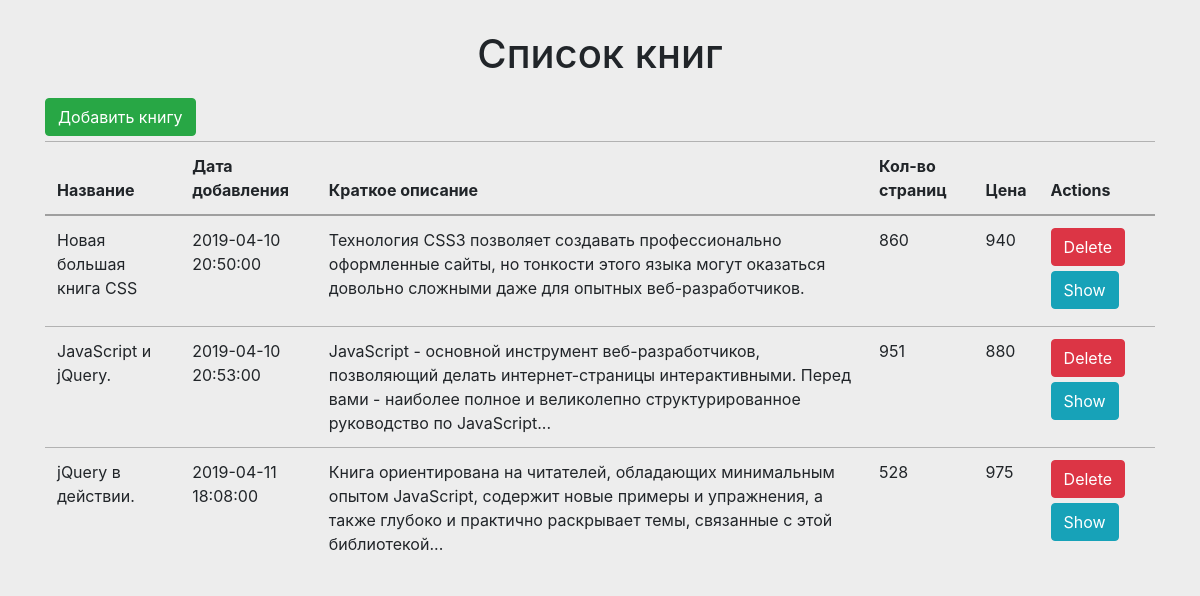
The page / on the database its author committed.
### tables this page shows
CREATE TABLE `books` (
  `id` int(11) NOT NULL,
  `name` varchar(100) NOT NULL,
  `time` timestamp NULL DEFAULT CURRENT_TIMESTAMP,
  `description` text NOT NULL,
  `pages` int(11) NOT NULL,
  `price` int(11) NOT NULL
);

### index.php (the view, shortened to what this page needs)
<?php
$pdo = new PDO("mysql:host=localhost;dbname=x5studio;charset=utf8","root","");
$sql = "SELECT * FROM books";
$stmt =$pdo->prepare($sql);
$stmt->execute();
$books= $stmt->fetchAll(PDO::FETCH_ASSOC);
?>
<!DOCTYPE html>
<html lang="ru">
<head>
    <link rel="stylesheet" href="https://stackpath.bootstrapcdn.com/bootstrap/4.3.1/css/bootstrap.min.css">
    <link href="style.css" rel="stylesheet">
</head>
<body>
    <div class="container">
    <div class="row">
       <div class="col-md-12">
       <h1>Список книг</h1>
        <a  class="btn btn-success" href="add.php" role="button">Добавить книгу</a>
        <table class="table">
  <thead>
    <tr>
      <th>Название</th>
      <th>Дата добавления</th>
      <th>Краткое описание</th>
      <th>Кол-во страниц</th>
      <th>Цена</th>
      <th>Actions</th>
    </tr>
  </thead>
  <tbody>
   <?php foreach($books as $book):?>
    <tr>
          <td><?= $book['name'];?></td>
          <td><?= $book['time'];?></td>
          <td><?= $book['description'];?></td>
          <td><?= $book['pages'];?></td>
          <td><?= $book['price'];?></td>
          <td>
            <a onclick="return confirm('Вы действительно хотите удалить информацию?');" href="delete.php?id=<?= $book['id'];?>" class="btn btn-danger">Delete</a>
            <a href="show.php?id=<?= $book['id'];?>" class="btn btn-info">Show</a>
         </td>
    </tr>
    <?php endforeach; ?>
  </tbody>
</table>
       </div>
    </div>
 </div>
</body>
</html>

### style.css (style rules this page uses)
body { background: #EDEDED; }
h1 { margin: 30px 0 20px 0; text-align: center; }
.btn { margin-bottom: 5px; }
.table thead th { border-bottom: 2px solid #9F9F9F; }
.table td, .table th { border-top: 1px solid #B2B2B2; }

### rows shown on the page
books: name "Новая большая книга CSS", time "2019-04-10 20:50:00", description "Технология CSS3 позволяет создавать профессионально оформленные сайты, но тонкости этого языка могут оказаться довольно сложными даже для опытных веб-разработчиков.", pages "860", price "940"
books: name "JavaScript и jQuery.", time "2019-04-10 20:53:00", description "JavaScript - основной инструмент веб-разработчиков, позволяющий делать интернет-страницы интерактивными. Перед вами - наиболее полное и великолепно структурированное руководство по JavaScript...", pages "951", price "880"
books: name "jQuery в действии.", time "2019-04-11 18:08:00", description "Книга ориентирована на читателей, обладающих минимальным опытом JavaScript, содержит новые примеры и упражнения, а также глубоко и практично раскрывает темы, связанные с этой библиотекой...", pages "528", price "975"
